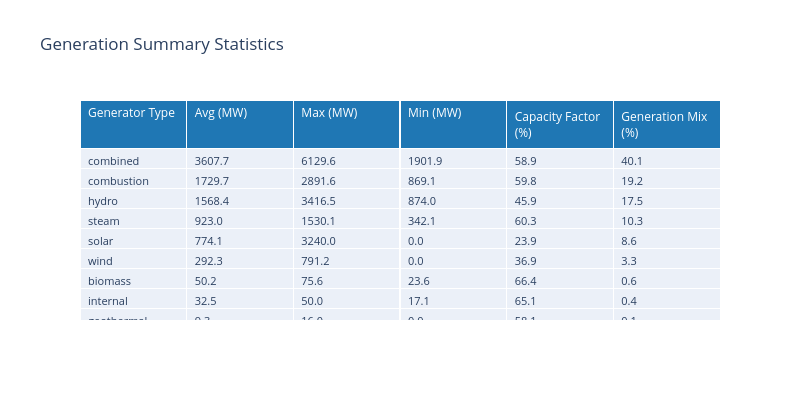

Source (notebook cell):
### Code cell
def plot_generation_by_type_plotly(output_matrix):
    """
    Creates enhanced interactive visualizations showing generation by type over time using Plotly.
    """
    import pandas as pd
    import plotly.graph_objects as go
    import plotly.express as px
    from plotly.subplots import make_subplots
    import numpy as np
    
    # Aggregate by type
    type_totals = output_matrix.groupby(level='type').sum()
    
    # Convert timestamp columns to datetime if they aren't already
    if not isinstance(type_totals.columns[0], pd.Timestamp):
        type_totals.columns = pd.to_datetime(type_totals.columns)
    
    # Set a more appealing color palette
    colors = {
        'solar': '#FFD700',    # Gold
        'wind': '#87CEEB',     # Sky Blue
        'hydro': '#1E90FF',    # Dodger Blue
        'nuclear': '#800080',  # Purple
        'gas': '#FF6347',      # Tomato
        'coal': '#696969',     # Dim Gray
        'biomass': '#228B22',  # Forest Green
        'geothermal': '#8B4513', # Saddle Brown
        'oil': '#A52A2A',      # Brown
        'battery': '#32CD32',  # Lime Green
    }
    
    # Sort by average output (larger generators at bottom for stacked area)
    sorted_types = type_totals.mean(axis=1).sort_values().index.tolist()
    
    # Create a figure with subplots
    fig = make_subplots(
        rows=2, cols=2,
        specs=[[{"colspan": 2}, None], [{"type": "xy"}, {"type": "domain"}]],
        subplot_titles=('Power Generation by Type', 'Top 5 Generation Sources', 'Generation Mix'),
        row_heights=[0.6, 0.4],
        vertical_spacing=0.12,
        horizontal_spacing=0.05
    )
    
    # Get timestamps for x-axis
    timestamps = type_totals.columns.tolist()
    
    # 1. STACKED AREA PLOT
    # Create the stacked area plot
    for gen_type in sorted_types:
        fig.add_trace(
            go.Scatter(
                x=timestamps,
                y=type_totals.loc[gen_type].values,
                mode='lines',
                name=gen_type,
                line=dict(width=0.5, color=colors.get(gen_type, px.colors.qualitative.Plotly[sorted_types.index(gen_type) % len(px.colors.qualitative.Plotly)])),
                stackgroup='one',  # This makes it a stacked area chart
                hovertemplate='%{x}<br>%{y:.1f} MW<extra>' + gen_type + '</extra>'
            ),
            row=1, col=1
        )
    
    # Calculate and show total generation
    total_generation = type_totals.sum()
    fig.add_trace(
        go.Scatter(
            x=timestamps,
            y=total_generation.values,
            mode='lines',
            name='Total',
            line=dict(color='black', width=2),
            hovertemplate='%{x}<br>Total: %{y:.1f} MW<extra></extra>'
        ),
        row=1, col=1
    )
    
    # 2. LINE PLOT FOR INDIVIDUAL CONTRIBUTIONS
    # Get top 5 contributors by average output
    top_generators = type_totals.mean(axis=1).nlargest(5).index
    
    for gen_type in top_generators:
        fig.add_trace(
            go.Scatter(
                x=timestamps,
                y=type_totals.loc[gen_type].values,
                mode='lines',
                name=gen_type + ' (detail)',
                line=dict(
                    color=colors.get(gen_type, px.colors.qualitative.Plotly[sorted_types.index(gen_type) % len(px.colors.qualitative.Plotly)]),
                    width=2
                ),
                hovertemplate='%{x}<br>%{y:.1f} MW<extra>' + gen_type + '</extra>',
                showlegend=False  # Hide from legend since it's in the stacked area
            ),
            row=2, col=1
        )
    
    # 3. PIE CHART FOR GENERATION MIX
    # Calculate summary statistics
    stats_df = type_totals.T.describe().T
    stats_df['capacity_factor'] = stats_df['mean'] / stats_df['max'] * 100
    stats_df['contribution_pct'] = stats_df['mean'] / stats_df['mean'].sum() * 100
    stats_df = stats_df.sort_values('contribution_pct', ascending=False)
    
    # Add pie chart for generation mix
    pie_colors = [colors.get(t, px.colors.qualitative.Plotly[sorted_types.index(t) % len(px.colors.qualitative.Plotly)]) 
                 for t in stats_df.index]
    
    fig.add_trace(
        go.Pie(
            labels=stats_df.index,
            values=stats_df['contribution_pct'],
            textinfo='label+percent',
            hoverinfo='label+percent+value',
            hovertemplate='%{label}<br>%{value:.1f}%<extra></extra>',
            marker=dict(colors=pie_colors),
            showlegend=False
        ),
        row=2, col=2
    )
    
    # Update layout for better appearance
    fig.update_layout(
        height=800,
        width=1000,
        title={
            'text': 'Power Generation Analysis',
            'font': {'size': 24},
            'y': 0.98,
            'x': 0.5,
            'xanchor': 'center',
            'yanchor': 'top'
        },
        legend={
            'orientation': 'h',
            'yanchor': 'bottom',
            'y': 1.02,
            'xanchor': 'right',
            'x': 1
        },
        hovermode='closest',
        template='plotly_white'
    )
    
    # Update axes
    fig.update_xaxes(
        title_text='Timestamp',
        showgrid=True,
        gridwidth=0.5,
        gridcolor='lightgray',
        row=1, col=1
    )
    
    fig.update_yaxes(
        title_text='Power Output (MW)',
        showgrid=True,
        gridwidth=0.5,
        gridcolor='lightgray',
        row=1, col=1
    )
    
    fig.update_xaxes(
        title_text='Timestamp',
        showgrid=True,
        gridwidth=0.5,
        gridcolor='lightgray',
        row=2, col=1
    )
    
    fig.update_yaxes(
        title_text='Power Output (MW)',
        showgrid=True,
        gridwidth=0.5,
        gridcolor='lightgray',
        row=2, col=1
    )
    
    # Print summary statistics
    print("\nSummary Statistics by Generator Type:")
    formatted_stats = stats_df[['mean', 'max', 'min', 'std', 'capacity_factor', 'contribution_pct']]
    formatted_stats.columns = ['Avg (MW)', 'Max (MW)', 'Min (MW)', 'Std Dev', 'Capacity Factor (%)', 'Generation Mix (%)']
    
    print(formatted_stats.round(2))
    
    # Create additional table visualization
    summary_table = go.Figure(data=[
        go.Table(
            header=dict(
                values=['Generator Type', 'Avg (MW)', 'Max (MW)', 'Min (MW)', 
                        'Capacity Factor (%)', 'Generation Mix (%)'],
                font=dict(size=12, color='white'),
                fill_color='#1f77b4',
                align='left'
            ),
            cells=dict(
                values=[
                    stats_df.index,
                    stats_df['mean'].round(1),
                    stats_df['max'].round(1),
                    stats_df['min'].round(1),
                    stats_df['capacity_factor'].round(1),
                    stats_df['contribution_pct'].round(1)
                ],
                font=dict(size=11),
                align='left',
                format=[None, '.1f', '.1f', '.1f', '.1f', '.1f']
            )
        )
    ])
    
    summary_table.update_layout(
        title="Generation Summary Statistics",
        height=400,
        width=800
    )
    
    # Show both figures
    fig.show()
    summary_table.show()
    
    return type_totals, fig, summary_table

# Use the improved Plotly visualization
type_totals, fig, summary_table = plot_generation_by_type_plotly(generator_output_matrix)

### Figure 1 — Plotly figure (JSON) as saved in the notebook; plotly's stock layout.template omitted (floating-point values rounded to 4 significant figures)
{"data": [{"cells": {"align": "left", "font": {"size": 11}, "format": [null, ".1f", ".1f", ".1f", ".1f", ".1f"], "values": [["combined", "combustion", "hydro", "steam", "solar", "wind", "biomass", "internal", "geothermal"], [3608.0, 1730.0, 1568.0, 923, 774.1, 292.3, 50.2, 32.5, 9.3], [6130.0, 2892.0, 3416.0, 1530.0, 3240, 791.2, 75.6, 50, 16], [1902.0, 869.1, 874, 342.1, 0, 0, 23.6, 17.1, 0], [58.9, 59.8, 45.9, 60.3, 23.9, 36.9, 66.4, 65.1, 58.1], [40.1, 19.2, 17.5, 10.3, 8.6, 3.3, 0.6, 0.4, 0.1]]}, "header": {"align": "left", "fill": {"color": "#1f77b4"}, "font": {"color": "white", "size": 12}, "values": ["Generator Type", "Avg (MW)", "Max (MW)", "Min (MW)", "Capacity Factor (%)", "Generation Mix (%)"]}, "type": "table"}], "layout": {"height": 400, "title": {"text": "Generation Summary Statistics"}, "width": 800}}
